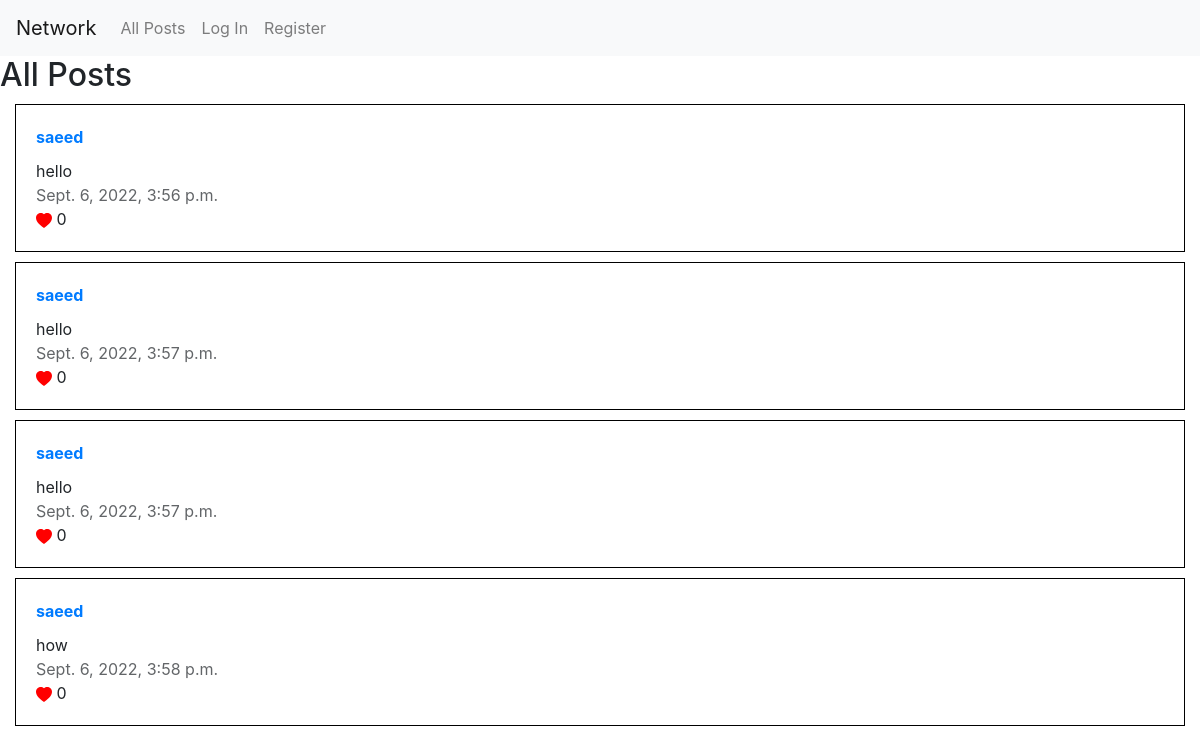
The app's page /, older data.
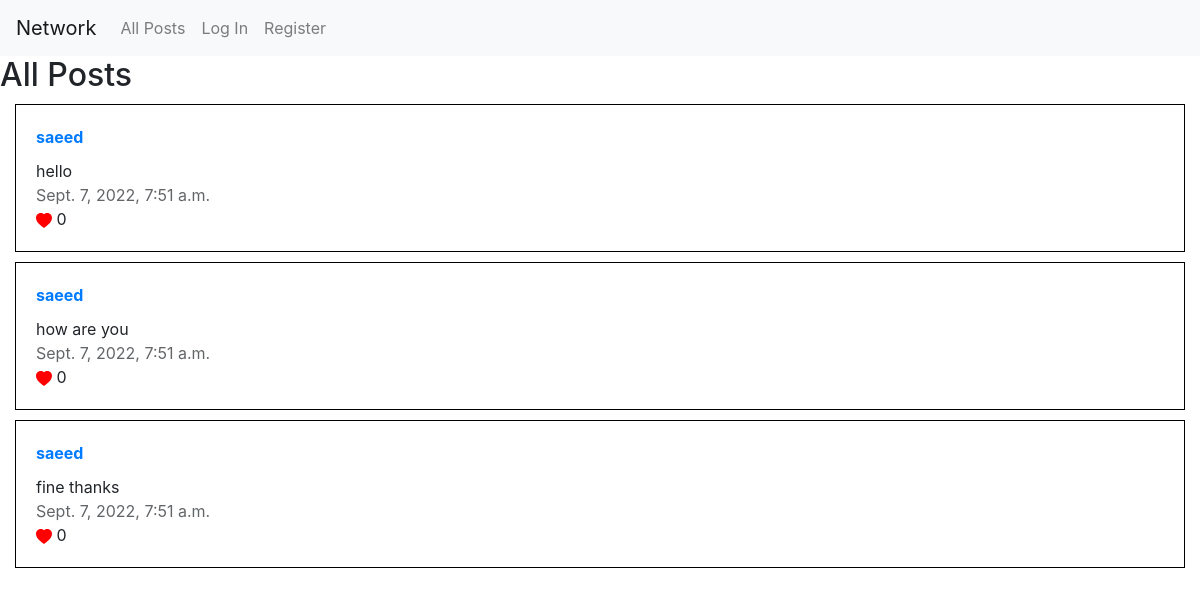
The same page, newer data.
### network/models.py (models this page shows)
class Post(models.Model):
    poster = models.ForeignKey(User, on_delete=models.CASCADE, related_name="post")
    content = models.CharField(max_length=5000)
    date = models.DateTimeField(default=timezone.now)
    likes = models.IntegerField(default=0)

class User(AbstractUser):
    pass

### network/views.py (the view)
# urls.py: path("", views.index, name="index"),
def index(request):
    if request.method == "POST":
        Post.objects.create(
            poster=request.user,
            content=request.POST["textarea"],
        )
        return HttpResponseRedirect(reverse("index"))
    else:
        if request.user.is_authenticated:
            posts = Post.objects.all()
            followingPosts = []
            for post in posts:
                for follow in request.user.follower.all():
                    if follow.followed == post.poster:
                        followingPosts.append(post)
            return render(request, "network/index.html", {
                "posts": posts,
                "followingPosts": followingPosts
            })
        else:
            return render(request, "network/index.html", {
                "posts": Post.objects.all()
            })

### network/templates/network/index.html (shortened to what this page needs)
{% extends "network/layout.html" %}
{% block body %}
    <div id="allPosts-view">
        <h2>All Posts</h2>
        <div class="container-fluid">
                <div id="allPosts">
                    {% for post in posts %}
                        <div class="post">
                            <div class="username"><a href="{% url 'profilePage' post.poster.username %}">{{ post.poster.username }}</a></div>
                            <div class="content">{{ post.content }}</div>
                            <div class="date">{{ post.date }}</div>
                            <dic class="likes"><svg color="red" xmlns="http://www.w3.org/2000/svg" width="16" height="16" fill="currentColor" class="bi bi-heart-fill" viewBox="0 0 16 16">
                                <path fill-rule="evenodd" d="M8 1.314C12.438-3.248 23.534 4.735 8 15-7.534 4.736 3.562-3.248 8 1.314z"/>
                            </svg> {{ post.likes }}</dic>
                        </div>
                    {% endfor %}
                </div>
        </div>
    </div>
{% endblock %}

Row changes from the older to the newer data that the page shows:
removed Post: poster.username "saeed", content "how", date "Sept. 6, 2022, 3:58 p.m.", likes "0"
changed Post "hello": date "Sept. 6, 2022, 3:56 p.m." → "Sept. 7, 2022, 7:51 a.m."
changed Post: content "hello" → "how are you"; date "Sept. 6, 2022, 3:57 p.m." → "Sept. 7, 2022, 7:51 a.m."
changed Post: content "hello" → "fine thanks"; date "Sept. 6, 2022, 3:57 p.m." → "Sept. 7, 2022, 7:51 a.m."
